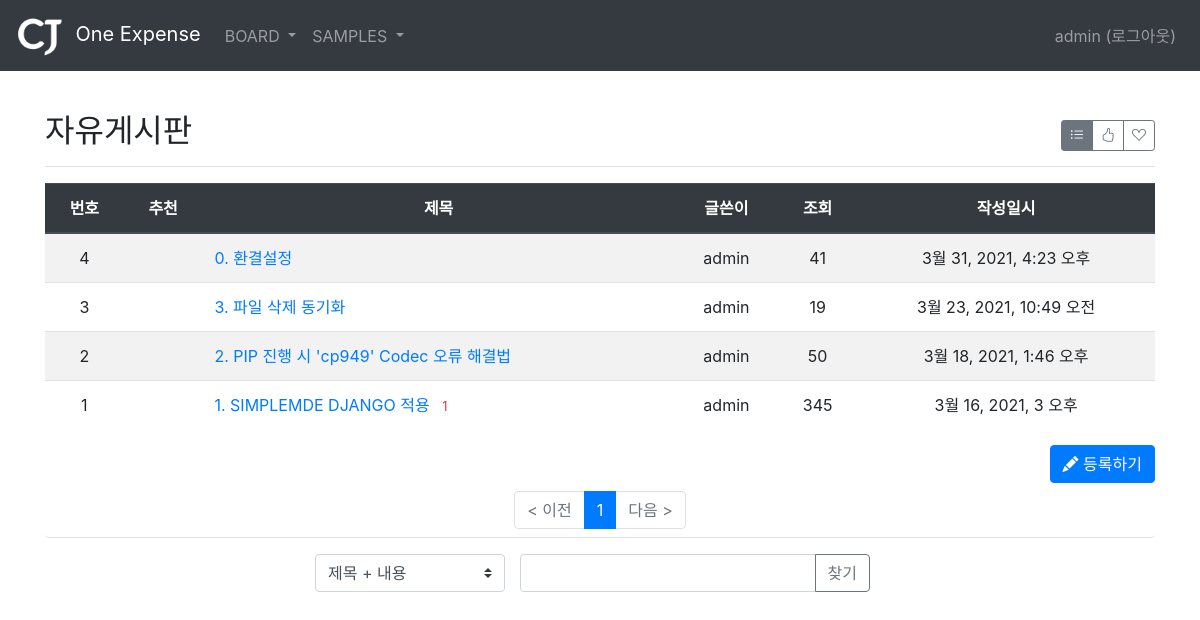
Before: /board/board/2/ (signed in) with the older database file.
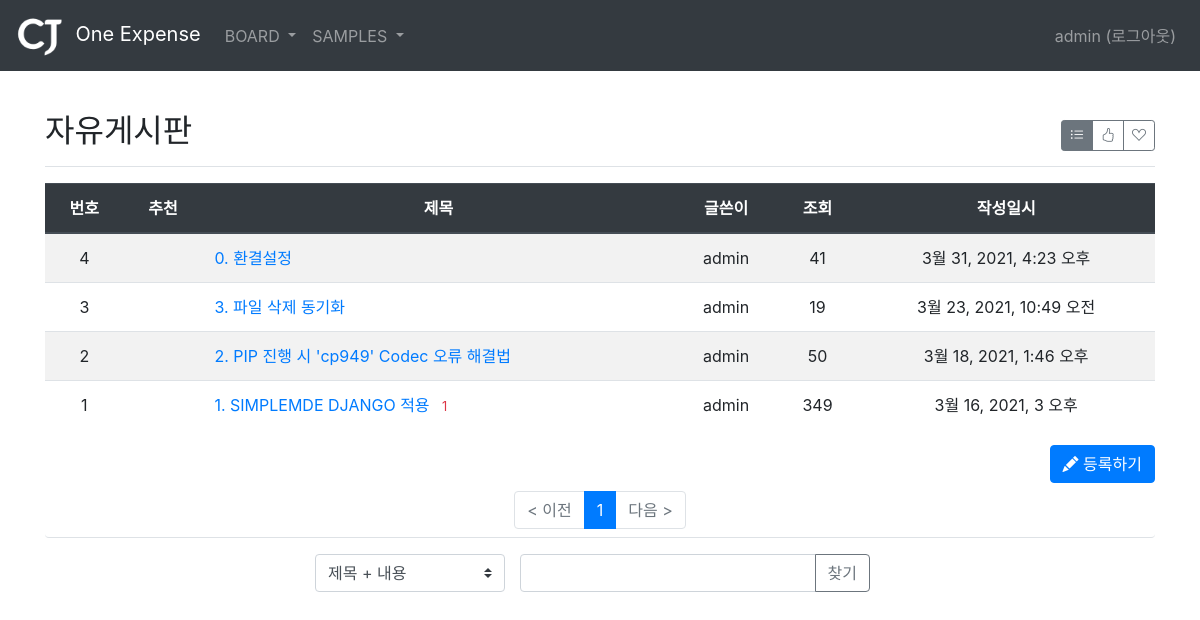
After: the same page with the newer database file.
### common/models.py (models this page shows)
class Menu(models.Model):
    title = models.CharField(max_length=50)
    remark = models.TextField()
    sort_no = models.IntegerField()

### board/models.py (models this page shows, shortened)
class Board(models.Model):
    menu = models.ForeignKey(Menu, on_delete=models.CASCADE, related_name='menu_board')
    author = models.ForeignKey(User, on_delete=models.CASCADE, related_name='author_board')
    subject = models.CharField(max_length=200)
    content = models.TextField()
    hit_count = models.IntegerField(default=0)
    create_date = models.DateTimeField()
    modify_date = models.DateTimeField(null=True, blank=True)
    voter = models.ManyToManyField(User, related_name='voter_board')

### board/views/base_views.py (the view, shortened to what this page needs)
# urls.py: path('board/<int:menu_id>/', base_views.list, name='list'),
@login_required(login_url='common:login')
def list(request, menu_id):
    page = request.GET.get('page', '1')  # 페이지
    op = request.GET.get('op', 'a')  # 검색기준
    kw = request.GET.get('kw', '')  # 검색어
    so = request.GET.get('so', 'recent')  # 정렬기준
    if so == 'recommend':
        board_list = Board.objects.filter(menu=menu_id).annotate(num_voter=Count('voter')).order_by('-num_voter', '-create_date')
    elif so == 'popular':
        board_list = Board.objects.filter(menu=menu_id).annotate(num_reply=Count('reply')).order_by('-num_reply', '-create_date')
    else:  # recent
        board_list = Board.objects.filter(menu=menu_id).order_by('-create_date')
    paginator = Paginator(board_list, 10)  # 페이지당 10개씩 보여주기
    page_obj = paginator.get_page(page)
    menu = Menu.objects.get(id=menu_id)
    context = {'board_list': page_obj, 'page': page, 'kw': kw, 'so': so, 'op': op, 'menu': menu}
    return render(request, 'board/board_list.html', context)

### board/templatetags/board_filter.py (called while the page is built)
@register.filter
def sub(value, arg):
    return value - arg

### templates/board/board_list.html (shortened to what this page needs)
{% extends 'base.html' %}
{% load board_filter %}
{% block content %}
<div class="container my-3" style="padding-top:80px">
    <div class="d-flex justify-content-between flex-wrap flex-md-nowrap align-items-center pt-3 pb-2 mb-3 border-bottom py-2">
		<h1 class="h2">{{ menu.title }}</h1>
		<div class="btn-toolbar mb-2 mb-md-0">
            <div class="btn-group" role="group">
                <button type="button" class="btn btn-sm btn-outline-secondary so {% if so == 'recent' %}active{% endif %}" data-so="recent"  data-original-title="최신순">
                    <i class="bi bi-list-ul"></i>
                </button>
                <button type="button" class="btn btn-sm btn-outline-secondary so {% if so == 'recommend' %}active{% endif %}" data-so="recommend" data-original-title="추천순">
                    <i class="bi bi-hand-thumbs-up"></i>
                </button>
                <button type="button" class="btn btn-sm btn-outline-secondary so {% if so == 'popular' %}active{% endif %}" data-so="popular" data-original-title="인기순">
                    <i class="bi bi-suit-heart"></i>
                </button>
            </div>
		</div>
	</div>
    <table class="table table-striped">
        <thead>
        <tr class="text-center thead-dark">
            <th class="text-center">번호</th>
            <th class="text-center">추천</th>
            <th class="text-center">제목</th>
            <th class="text-center">글쓴이</th>
            <th class="text-center">조회</th>
            <th class="text-center">작성일시</th>
        </tr>
        </thead>
        <tbody>
        {% if board_list %}
        {% for board in board_list %}
        <tr class="text-center">
            <td>
                {{ board_list.paginator.count|sub:board_list.start_index|sub:forloop.counter0|add:1 }}
            </td>
            <td>
            </td>
            <td class="text-left">
                <a href="{% url 'board:detail' board.id %}">{{ board.subject }}</a>
                {% if board.reply_set.count > 0 %}
                <span class="text-danger small ml-2">{{ board.reply_set.count }}</span>
                {% endif %}
            </td>
            <td>{{ board.author.username }}</td>
            <td>{{ board.hit_count }}</td>
            <td>{{ board.create_date }}</td>
        </tr>
        {% endfor %}
        {% else %}
        <tr>
            <td colspan="6" class="text-center">게시물이 없습니다.</td>
        </tr>
        {% endif %}
        </tbody>
    </table>
    <div class="btn-toolbar justify-content-end">
        <a href="{% url 'board:board_create' menu.id %}" class="btn btn-primary"><i class="bi bi-pencil-fill"></i> 등록하기</a>
    </div>
    <ul class="pagination justify-content-center border-bottom py-2">
        {% if board_list.has_previous %}
        <li class="page-item">
           <a class="page-link" data-page="{{ board_list.previous_page_number }}" href="#">< 이전</a>
        </li>
        {% else %}
        <li class="page-item disabled">
            <a class="page-link" tabindex="-1" aria-disabled="true" href="#">< 이전</a>
        </li>
        {% endif %}
        {% for page_number in board_list.paginator.page_range %}
            {% if page_number >= board_list.number|add:-5 and page_number <= board_list.number|add:5 %}
                {% if page_number == board_list.number %}
                <li class="page-item active" aria-current="page">
                    <a class="page-link" data-page="{{ page_number }}" href="#">{{ page_number }}</a>
                </li>
                {% else %}
                <li class="page-item">
                    <a class="page-link" data-page="{{ page_number }}" href="#">{{ page_number }}</a>
                </li>
                {% endif %}
            {% endif %}
        {% endfor %}
        {% if board_list.has_next %}
        <li class="page-item">
            <a class="page-link" data-page="{{ board_list.next_page_number }}" href="#">다음 ></a>
        </li>
        {% else %}
        <li class="page-item disabled">
            <a class="page-link" tabindex="-1" aria-disabled="true" href="#">다음 ></a>
        </li>
        {% endif %}
    </ul>
    <div class="row justify-content-center my-3">
        <select id="options" class="col-2 custom-select d-block">
            <option value="a" {% if op == 'a' %}selected{% endif %}>제목 + 내용</option>
        </select>
        <div class="col-4 input-group">
            <input type="text" class="form-control kw" value="{{ kw|default_if_none:'' }}">
            <div class="input-group-append">
                <button class="btn btn-outline-secondary" type="button" id="btn_search">찾기</button>
            </div>
        </div>
    </div>
</div>
{% endblock %}

### templates/base.html (shortened to what this page needs)
{% load static %}
<!doctype html>
<html lang="ko">
<head>
    <link rel="stylesheet" type="text/css" href="{% static 'bootstrap.min.css' %}">
    <link rel="stylesheet" href="https://cdn.jsdelivr.net/npm/bootstrap-icons@1.3.0/font/bootstrap-icons.css">
    <link rel="stylesheet" type="text/css" href="{% static 'simplemde.min.css' %}">
</head>
<body>
{% include "navbar.html" %}
{% block content %}
{% endblock %}
</body>
</html>

### templates/navbar.html (shortened to what this page needs)
{% load static %}
<header>
    <nav class="navbar navbar-expand-md navbar-dark fixed-top bg-dark">
        <a class="navbar-brand" href="/">
            <img src="{% static '/images/logo_cj_white.png' %}" class="img-fluid" style="height:45px; padding-right:5px"> One Expense
        </a>
        <div class="collapse navbar-collapse" id="navbarCollapse">
            <ul class="navbar-nav mr-auto">
                <li class="nav-item dropdown">
                    {% if user.is_authenticated %}
                    <a class="nav-link dropdown-toggle" href="{% url 'board:list' 1 %}" data-toggle="dropdown"> BOARD </a>
                    {% endif %}
                </li>
                <li class="nav-item dropdown">
                    {% if user.is_authenticated %}
                    <a class="nav-link dropdown-toggle" href="{% url 'board:list' 1 %}" data-toggle="dropdown"> SAMPLES </a>
                    {% endif %}
                </li>
            </ul>
            <ul class="navbar-nav">
                <li class="nav-item">
                    {% if user.is_authenticated %}
                    <a class="nav-link" href="{% url 'common:logout' %}">{{ user.username }} (로그아웃)</a>
                    {% else %}
                    <a class="nav-link" href="{% url 'common:login' %}">로그인</a>
                    {% endif %}
                </li>
            </ul>
        </div>
    </nav>
</header>

Changed rows visible on the page:
changed Board "1. SIMPLEMDE DJANGO 적용": hit_count "345" → "349"
